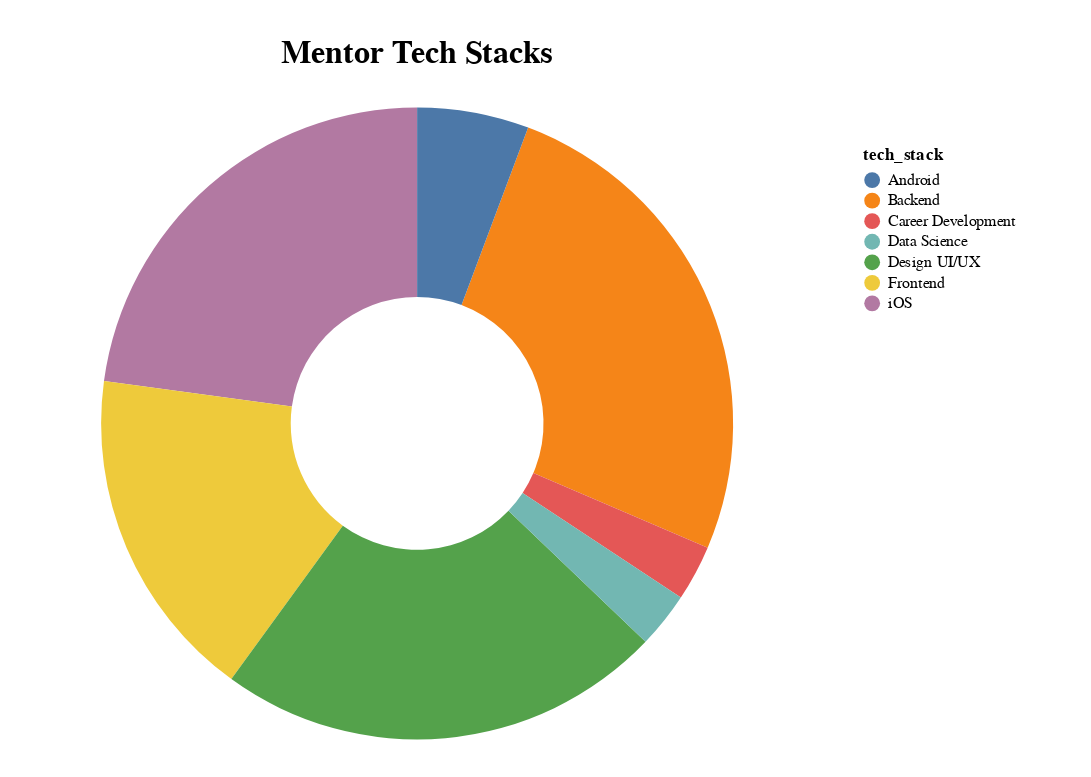

The notebook cell saved with this chart:
### Code cell
pie_chart(mentors, "tech_stack", "Mentor Tech Stacks")

### Figure 1 — Vega-Lite specification as saved in the notebook (floating-point values rounded to 4 significant figures)
{"config": {"view": {"continuousWidth": 400, "continuousHeight": 300, "stroke": "#FFF"}, "legend": {"padding": 24}, "title": {"fontSize": 20, "offset": 24}}, "data": {"name": "data-fb0ec4f4df76b5d10568cd1ec239743b"}, "mark": {"type": "arc", "innerRadius": 80}, "encoding": {"color": {"field": "tech_stack", "type": "nominal"}, "theta": {"aggregate": "count", "type": "quantitative"}, "tooltip": [{"field": "tech_stack", "type": "nominal"}, {"aggregate": "count", "type": "quantitative"}]}, "height": 400, "padding": 24, "title": "Mentor Tech Stacks", "width": 480, "$schema": "https://vega.github.io/schema/vega-lite/v4.17.0.json", "datasets": {"data-fb0ec4f4df76b5d10568cd1ec239743b": [{"tech_stack": "iOS"}, {"tech_stack": "Backend"}, {"tech_stack": "iOS"}, {"tech_stack": "Frontend"}, {"tech_stack": "iOS"}, {"tech_stack": "Backend"}, {"tech_stack": "Backend"}, {"tech_stack": "iOS"}, {"tech_stack": "Design UI/UX"}, {"tech_stack": "Backend"}, {"tech_stack": "Frontend"}, {"tech_stack": "Backend"}, {"tech_stack": "iOS"}, {"tech_stack": "Design UI/UX"}, {"tech_stack": "Frontend"}, {"tech_stack": "iOS"}, {"tech_stack": "Career Development"}, {"tech_stack": "Android"}, {"tech_stack": "Design UI/UX"}, {"tech_stack": "Data Science"}, {"tech_stack": "Frontend"}, {"tech_stack": "Design UI/UX"}, {"tech_stack": "Frontend"}, {"tech_stack": "Backend"}, {"tech_stack": "Design UI/UX"}, {"tech_stack": "Frontend"}, {"tech_stack": "Design UI/UX"}, {"tech_stack": "Android"}, {"tech_stack": "Design UI/UX"}, {"tech_stack": "Backend"}, {"tech_stack": "Design UI/UX"}, {"tech_stack": "Backend"}, {"tech_stack": "iOS"}, {"tech_stack": "Backend"}, {"tech_stack": "iOS"}]}}
